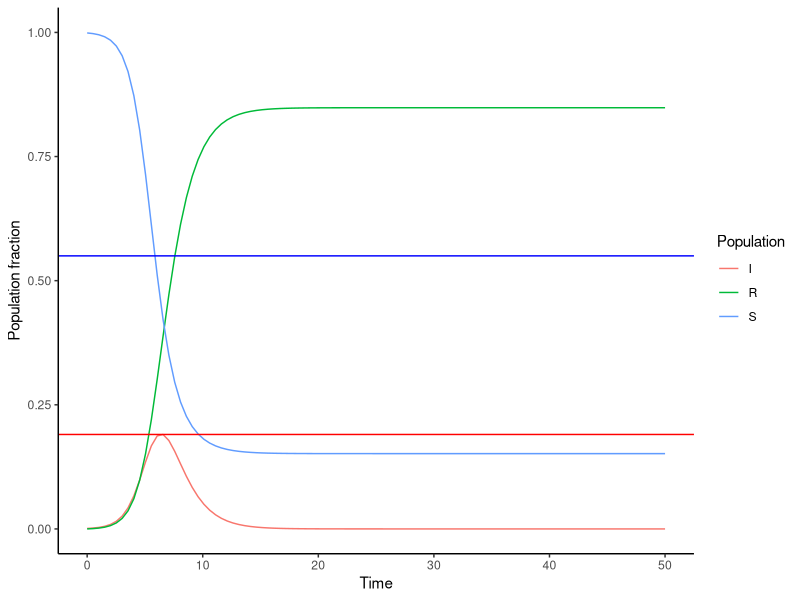
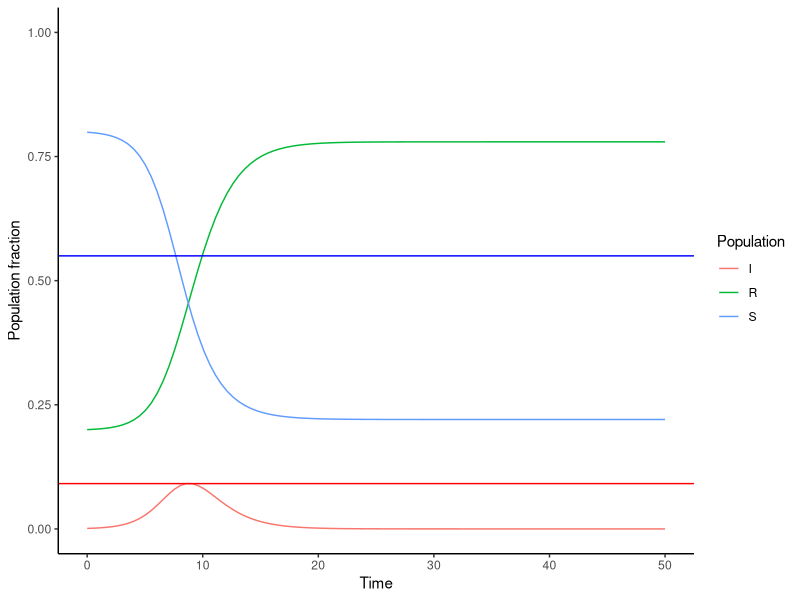
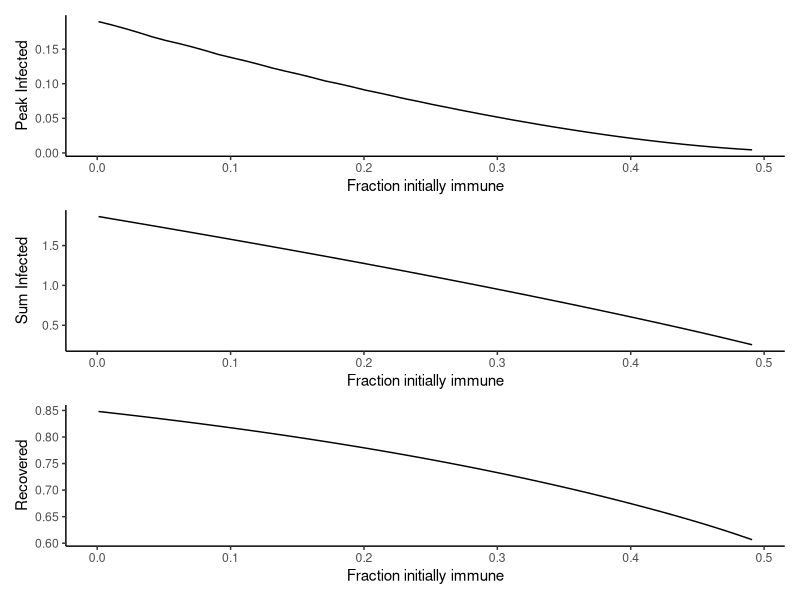
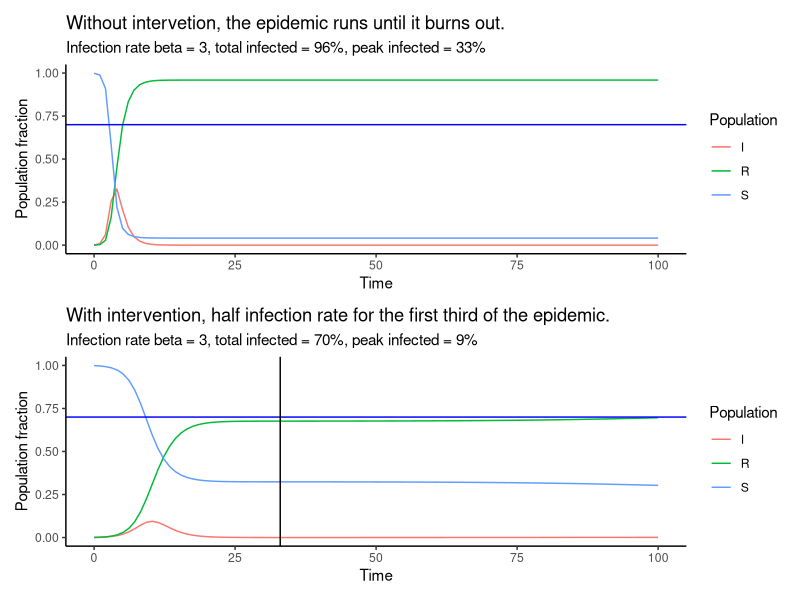
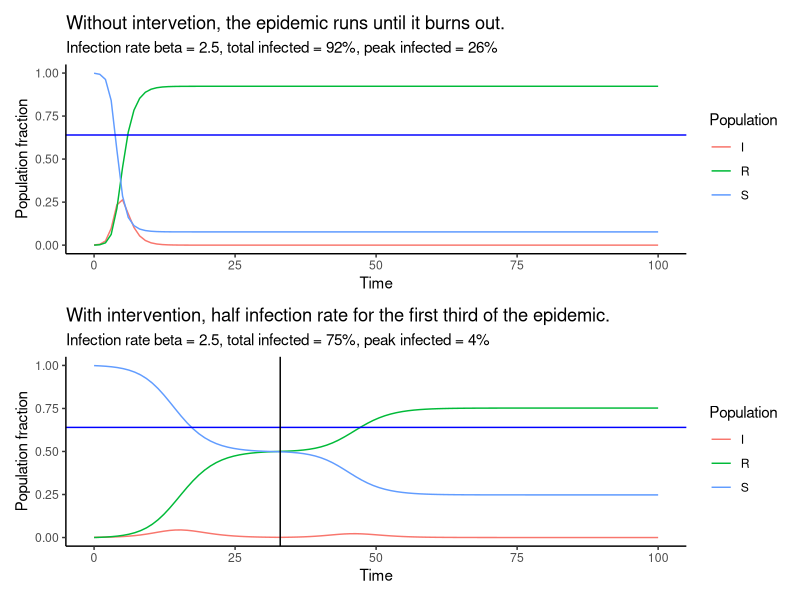

The R script that drew these images, in order:
## ---- chunk 1
library(tidyverse)
library(deSolve)
library(patchwork)
## ---- chunk 2
changes <- function(t, x, params) {
  S = x[1] ; I = x[2] ; R = x[3]
  beta = params["beta"]
  gamma = params["gamma"]
  N = params["N"]
  dS = - beta * I * S / N
  dI = beta * I * S / N - gamma * I
  dR = gamma * I
  list(c(dS, dI, dR))
}
## ---- chunk 3
N <- 1000
params <- c(beta = 2, gamma = 0.9, N = N)
start <- c(N - 1, 1, 0)
times <- seq(0, 50, length.out = 100)
res <- ode(
  y = start, times = times,
  func = changes, parms = params
)

R0 <- params["beta"] / params["gamma"]
herd_immunity = 1 - 1/R0
res <- as_tibble(res)
names(res) <- c("Time", "S", "I", "R")
res %>% 
  gather(Population, Numbers, -Time) %>%
  ggplot(aes(x = Time, y = Numbers / N, color = Population)) +
  geom_line() +
  geom_hline(yintercept = max(res$I) / N, color = 'red') +
  geom_hline(yintercept = herd_immunity, color = 'blue') +
  theme_classic() +
  ylab("Population fraction") + ylim(0, 1)

## ---- chunk 4
initial_immune <- 200
start <- c(N - initial_immune - 1, 1, initial_immune)
times <- seq(0, 50, length.out = 100)
res <- ode(
  y = start, times = times,
  func = changes, parms = params
)

R0 <- params["beta"] / params["gamma"]
herd_immunity = 1 - 1/R0
res <- as_tibble(res)
names(res) <- c("Time", "S", "I", "R")
res %>% 
  gather(Population, Numbers, -Time) %>%
  ggplot(aes(x = Time, y = Numbers / N, color = Population)) +
  geom_line() +
  geom_hline(yintercept = max(res$I) / N, color = 'red') +
  geom_hline(yintercept = herd_immunity, color = 'blue') +
  theme_classic() +
  ylab("Population fraction") + ylim(0, 1)
## ---- chunk 5
initial_immune <- seq(1, 500, by = 10)
max_infect <- c()
sum_infect <- c()
recovered <- c()
for (init_im in initial_immune) {
  start <- c(N - init_im - 1, 1, init_im)
  res <- ode(
    y = start, times = times,
    func = changes, parms = params
  )
  res <- as_tibble(res)
  names(res) <- c("Time", "S", "I", "R")
  max_infect[length(max_infect) + 1] <- max(res$I)
  sum_infect[length(sum_infect) + 1] <- sum(res$I)
  recovered[length(recovered) + 1] <- max(res$R)
}
total_infections <- tibble(`Initial Immune` = initial_immune / N, 
                           `Max Infected` = max_infect / N,
                           `Sum Infected` = sum_infect / N,
                           `Recovered` = recovered / N)

peak_inf <- total_infections %>% ggplot(aes(x = `Initial Immune`, y = `Max Infected`)) +
  geom_line() +
  theme_classic() +
  xlab("Fraction initially immune") + ylab("Peak Infected")

sum_inf <- total_infections %>% ggplot(aes(x = `Initial Immune`, y = `Sum Infected`)) +
  geom_line() +
  theme_classic() +
  xlab("Fraction initially immune") + ylab("Sum Infected")

max_rec <- total_infections %>% ggplot(aes(x = `Initial Immune`, y = `Recovered`)) +
  geom_line() +
  theme_classic() +
  xlab("Fraction initially immune") + ylab("Recovered")

peak_inf / sum_inf / max_rec
## ---- chunk 6
N <- 1000
beta <- 3

start <- c(N - 1, 1, 0)
times <- seq(0, 100, length.out = 100)
params <- c(beta = beta, gamma = 0.9, N = N)
res <- ode(
  y = start, times = times,
  func = changes, parms = params
)

R0 <- beta / params["gamma"]
herd_immunity = 1 - 1/R0
res <- as_tibble(res)
names(res) <- c("Time", "S", "I", "R")
no_intervention <- res %>% 
  gather(Population, Numbers, -Time) %>%
  ggplot(aes(x = Time, y = Numbers / N, color = Population)) +
  geom_line() +
  #geom_hline(yintercept = max(res$I) / N, color = 'red') +
  geom_hline(yintercept = herd_immunity, color = 'blue') +
  theme_classic() +
  ggtitle("Without intervetion, the epidemic runs until it burns out.", 
          subtitle = paste0("Infection rate beta = ", beta, ", ",
                            "total infected = ", 100 * round(max(res$R) / N, 2), "%, ",
                            "peak infected = ", 100 * round(max(res$I) / N, 2), "%")) +
  ylab("Population fraction") + ylim(0, 1)

start <- c(N - 1, 1, 0)
times <- seq(0, 33, length.out = 33)
params <- c(beta = beta / 2, gamma = 0.9, N = N)
res1 <- ode(
  y = start, times = times,
  func = changes, parms = params
)

start <- res1[33,2:4]
times <- seq(33, 100, length.out = 66)
params <- c(beta = beta, gamma = 0.9, N = N)
res2 <- ode(
  y = start, times = times,
  func = changes, parms = params
)

res <- rbind(res1, res2)
R0 <- beta / params["gamma"]
herd_immunity = 1 - 1/R0
res <- as_tibble(res)
names(res) <- c("Time", "S", "I", "R")
with_intervention <- res %>% 
  gather(Population, Numbers, -Time) %>%
  ggplot(aes(x = Time, y = Numbers / N, color = Population)) +
  geom_line() +
  #geom_hline(yintercept = max(res$I) / N, color = 'red') +
  geom_hline(yintercept = herd_immunity, color = 'blue') +
  geom_vline(xintercept = 33, show.legend = TRUE) +
  theme_classic() +
  ggtitle("With intervention, half infection rate for the first third of the epidemic.", 
          subtitle = paste0("Infection rate beta = ", beta, ", ",
                            "total infected = ", 100 * round(max(res$R) / N, 2), "%, ",
                            "peak infected = ", 100 * round(max(res$I) / N, 2), "%")) +
  ylab("Population fraction") + ylim(0, 1)


no_intervention / with_intervention
## ---- chunk 7
N <- 1000
beta <- 2.5

start <- c(N - 1, 1, 0)
times <- seq(0, 100, length.out = 100)
params <- c(beta = beta, gamma = 0.9, N = N)
res <- ode(
  y = start, times = times,
  func = changes, parms = params
)

R0 <- beta / params["gamma"]
herd_immunity = 1 - 1/R0
res <- as_tibble(res)
names(res) <- c("Time", "S", "I", "R")
no_intervention <- res %>% 
  gather(Population, Numbers, -Time) %>%
  ggplot(aes(x = Time, y = Numbers / N, color = Population)) +
  geom_line() +
  #geom_hline(yintercept = max(res$I) / N, color = 'red') +
  geom_hline(yintercept = herd_immunity, color = 'blue') +
  theme_classic() +
  ggtitle("Without intervetion, the epidemic runs until it burns out.", 
          subtitle = paste0("Infection rate beta = ", beta, ", ",
                            "total infected = ", 100 * round(max(res$R) / N, 2), "%, ",
                            "peak infected = ", 100 * round(max(res$I) / N, 2), "%")) +
  ylab("Population fraction") + ylim(0, 1)

start <- c(N - 1, 1, 0)
times <- seq(0, 33, length.out = 33)
params <- c(beta = beta / 2, gamma = 0.9, N = N)
res1 <- ode(
  y = start, times = times,
  func = changes, parms = params
)

start <- res1[33,2:4]
times <- seq(33, 100, length.out = 66)
params <- c(beta = beta, gamma = 0.9, N = N)
res2 <- ode(
  y = start, times = times,
  func = changes, parms = params
)

res <- rbind(res1, res2)
R0 <- beta / params["gamma"]
herd_immunity = 1 - 1/R0
res <- as_tibble(res)
names(res) <- c("Time", "S", "I", "R")
with_intervention <- res %>% 
  gather(Population, Numbers, -Time) %>%
  ggplot(aes(x = Time, y = Numbers / N, color = Population)) +
  geom_line() +
  #geom_hline(yintercept = max(res$I) / N, color = 'red') +
  geom_hline(yintercept = herd_immunity, color = 'blue') +
  geom_vline(xintercept = 33, show.legend = TRUE) +
  theme_classic() +
  ggtitle("With intervention, half infection rate for the first third of the epidemic.", 
          subtitle = paste0("Infection rate beta = ", beta, ", ",
                            "total infected = ", 100 * round(max(res$R) / N, 2), "%, ",
                            "peak infected = ", 100 * round(max(res$I) / N, 2), "%")) +
  ylab("Population fraction") + ylim(0, 1)


no_intervention / with_intervention
